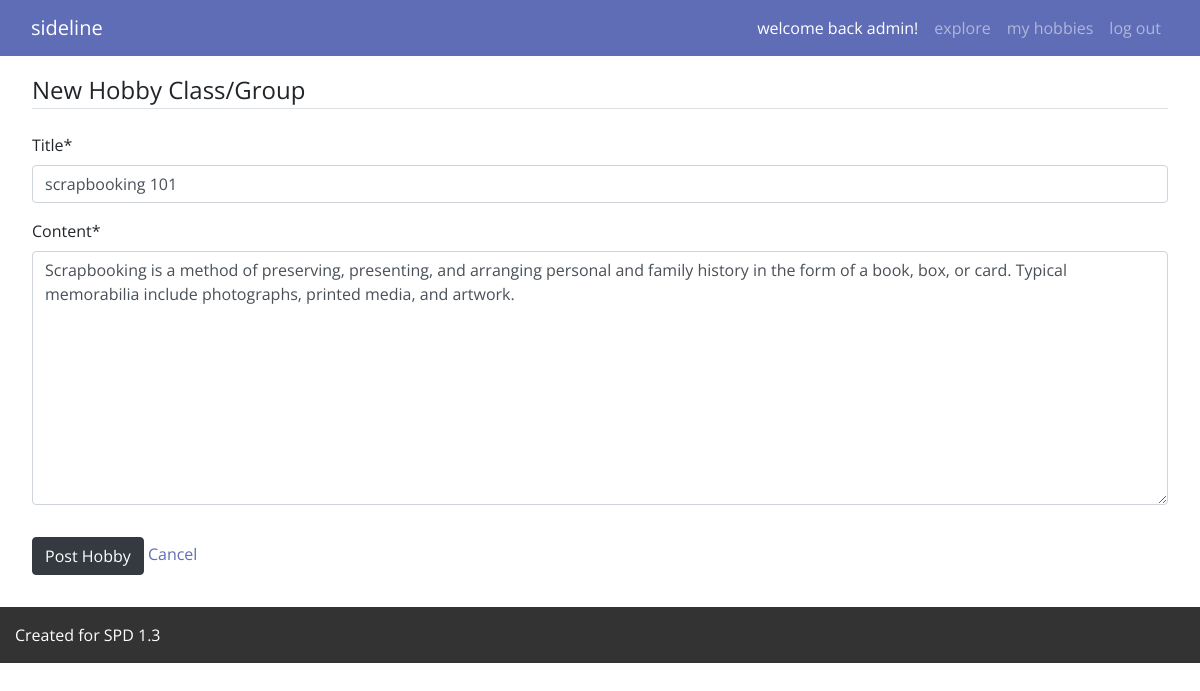
/hobbies/8/update/ (signed in), run on the app's committed database.
### hobbies/models.py (models this page shows, shortened)
class Hobbies(models.Model):
    title = models.CharField(max_length=100)
    content = models.TextField()
    img_url = models.URLField(max_length=1000, default="https://www.okea.org/wp-content/uploads/2019/10/placeholder.png")
    date_posted = models.DateTimeField(default=timezone.now)
    author = models.ForeignKey(User, on_delete=models.SET_NULL, null=True)

### hobbies/views.py (the view, shortened to what this page needs)
# urls.py: path('hobbies/<int:pk>/update/', HobbiesUpdateView.as_view(), name='hobbies-update'),
class HobbiesUpdateView(LoginRequiredMixin, UserPassesTestMixin, UpdateView):
    model = Hobbies
    fields = ['title', 'content']
    def test_func(self):
        post = self.get_object()
        if self.request.user == post.author:
            return True
        return False

### hobbies/templates/hobbies/hobbies_form.html (shortened to what this page needs)
{% extends "hobbies/base.html" %}
{% load crispy_forms_tags %}
{% block content %}
    <div class='content-section'>
        <form method="POST">
            <fieldset class='form-group'>
                <legend class='border-bottom mb-4'>New Hobby Class/Group</legend>
                {{ form|crispy }}
            </fieldset>
            <div class='form-group'>
                <button class='btn btn-dark' type='submit'>Post Hobby</button>
                <a href="{% url 'hobbies-list' %}">Cancel</a>
            </div>
        </form>
    </div>
{% endblock content %}

### hobbies/templates/hobbies/base.html (shortened to what this page needs)
<!DOCTYPE html>
<html>
    <head>
        <link rel="stylesheet" href="https://cdnjs.cloudflare.com/ajax/libs/twitter-bootstrap/4.3.1/css/bootstrap.min.css">
        {% load static %}
        <link rel='stylesheet' href="{% static 'css/style.css' %}">
    </head>
    <body>
        <nav class="navbar navbar-expand-md sticky-top">
            <div class="container-fluid">
                <a class="navbar-brand" href="{% url 'hobbies-home' %}">sideline</a>
                <div class="navbar-dark collapse navbar-collapse" id="navcol-1">
                    {% if request.user.is_authenticated %}
                        <ul class="nav navbar-nav ml-auto">
                            <li class="nav-link" id="user-welcome" role="presentation">welcome back {{ user.username }}!</li>
                            <li class="nav-item" role="presentation"><a class="nav-link" href="{% url 'hobbies-explore' %}">explore</a></li>
                            <li class="nav-item" role="presentation"><a class="nav-link" href="{% url 'hobbies-list' %}">my hobbies</a></li>
                            <li class="nav-item" role="presentation"><a class="nav-link" href="{% url 'logout' %}">log out</a></li>
                        </ul>
                    {% endif %}
                </div>
            </div>
        </nav>
        <div class="content container-fluid">
            {% block content %}
            {% endblock %}
        </div>
        <div class="container-fluid section footer">
            <p>Created for SPD 1.3</p>
        </div>
    </body>
</html>

### static/css/style.css (style rules this page uses)
html, body { font-family: 'Open Sans', sans-serif; }
.navbar { background-color: #5f6db7; }
.navbar-brand { color: white; }
#user-welcome { color: white; }
.content { padding: 16px 32px; }
.section { margin: 0px 0px 50px 0px; }
.footer { background-color: #333; color: white; display: flex; margin: 0; padding-top: 16px; }
a { color: #5f6db7; }

### data on the page
Hobbies: title "scrapbooking 101", content "Scrapbooking is a method of preserving, presenting, and arranging personal and family history in the form of a book, box, or card. Typical memorabilia include photographs, printed media, and artwork."

### other printed values
{{ user.username }} "admin"
